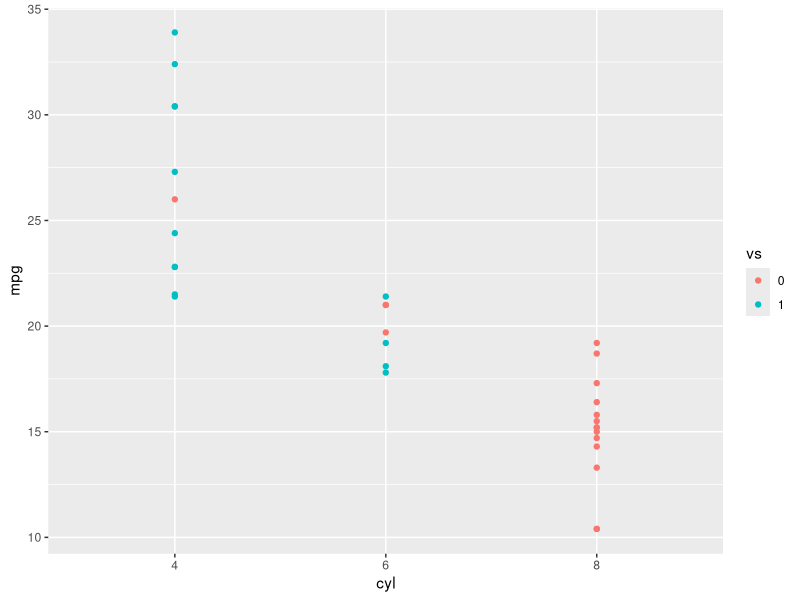
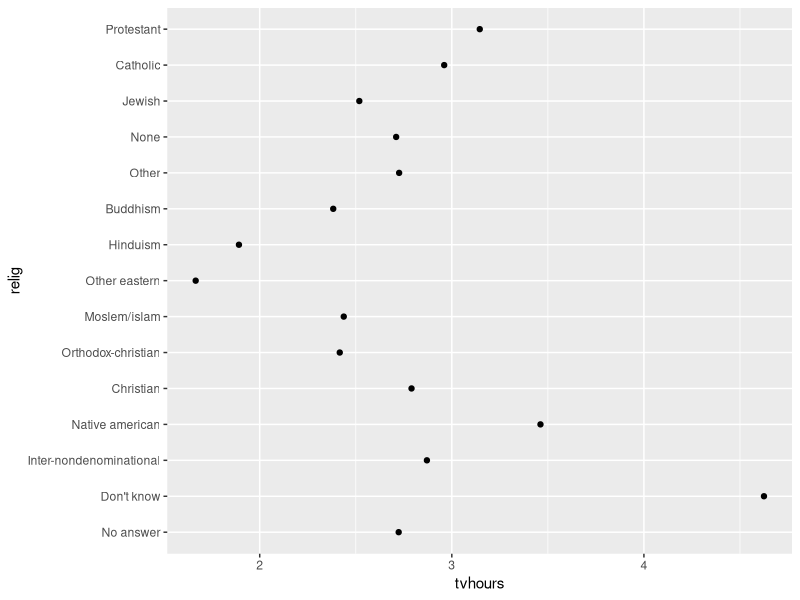
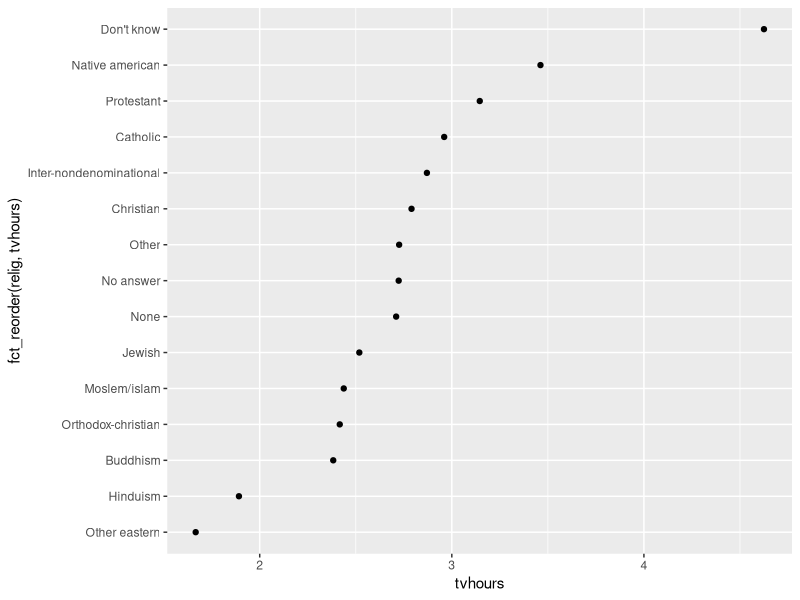
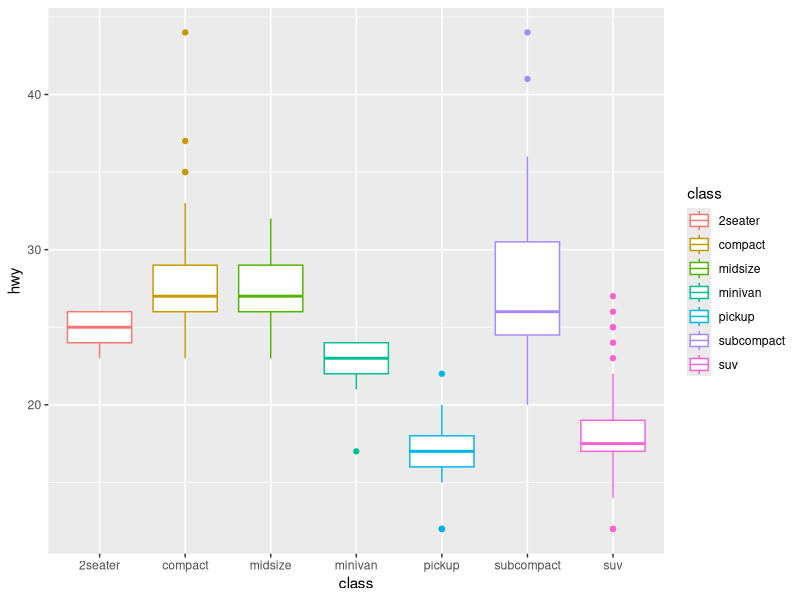
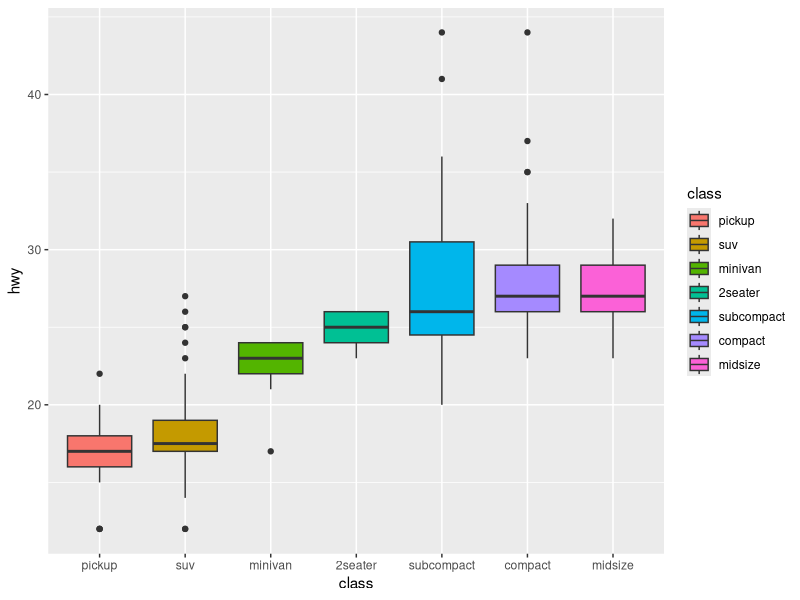

The R script that drew these images, in order:
library(tidyverse)

str(mtcars)
?mtcars

mymtcars <- mtcars %>%
  mutate(vs = as.factor(vs),
         am = as.factor(am),
         gear = as.factor(gear),
         cyl = as.factor(cyl))
#as.factor says make them discrete

str(mymtcars)

ggplot(mymtcars) +
  geom_point(aes(x = cyl, y = mpg, color = vs))

#next one
gss_cat
#how many marital?
gss_cat %>%
  count(marital)

#reorder
relig_summary <- gss_cat %>%
  group_by(relig) %>%
  summarise(
    tvhours = mean(tvhours, na.rm = TRUE),
    n = n()
  )

ggplot(relig_summary, aes(tvhours, relig)) + geom_point()

#reorder things
ggplot(relig_summary, aes(tvhours, fct_reorder(relig, tvhours))) +
  geom_point()


#next exercise
mpg
str(mpg)

ggplot(mpg, aes( x = class, y = hwy, color = class)) +
  geom_boxplot()

#x values are class
#y values are hwy
#color is class
#must do fct_reorder(as.factor(class, hwy))

mympg <- mpg%>%
  mutate(class = fct_reorder(as.factor(class), hwy))

str(mympg)

ggplot(mympg) +
  geom_boxplot(aes(x = class, y = hwy, fill = class))

mpg %>% count(class)
#final exercise
str(mympg)
mympg %>%
  mutate(class = fct_recode(class,
                              "mini" = "2seater",
                              "light" = "subcompact", 
                            "compact" = "compact",
                            "medium" = "midsize", 
                            "SUV" = "suv",
                            "Pickup trucks and Vans" = "pickup",
                            "Pickup trucks and Vans" = "minivan"))
